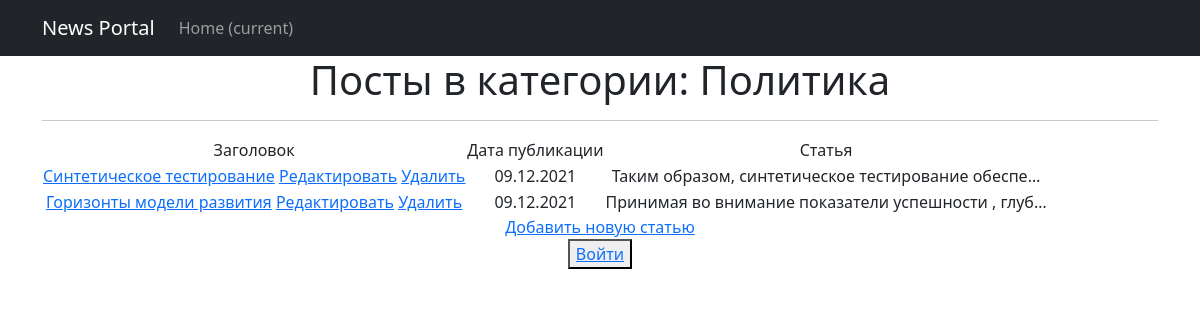
The app's page /news/category/1 with its own data.
### newsportal/models.py (models this page shows, shortened)
class Category(models.Model):
    name = models.CharField(max_length=255, unique=True, verbose_name='Наименование')
    subscribers = models.ManyToManyField(User)

class Post(models.Model):
    header = models.CharField(max_length=255, verbose_name='Заголовок')
    text = models.TextField(verbose_name='Текст статьи')
    rating = models.IntegerField(default=0, verbose_name='Рейтинг')
    type = models.CharField(max_length=2, choices=content_type, verbose_name='Тип')
    date = models.DateTimeField(auto_now_add=True, verbose_name='Дата')
    author = models.ForeignKey(Author, on_delete=models.PROTECT, null=True, verbose_name='Автор')
    category = models.ManyToManyField(Category, through='PostCategory', verbose_name='Категории')

### newsportal/views.py (the view)
# urls.py: path('category/<int:pk>', cache_page(60*5)(PostCategoryView.as_view()), name='post_category'),
class PostCategoryView(ListView):
    model = Post
    template_name = 'posts_category.html'
    context_object_name = 'posts'
    ordering = ['-date']
    paginate_by = 10
    def get_queryset(self):
        id = self.kwargs.get('pk')
        return Post.objects.filter(postcategory__category_id=id)
    def get_context_data(self, **kwargs):
        id = self.kwargs.get('pk')
        context = super().get_context_data(**kwargs)
        context['category'] = Category.objects.get(pk=id).name
        context['category_id'] = id
        context['is_subscribed'] = Category.objects.get(pk=id).subscribers.exists()
        context['is_authenticated'] = self.request.user.is_authenticated
        return context

### newsportal/templatetags/custom_filters.py (called while the page is built)
@register.filter(name='censor')
def censor(value):
    if isinstance(value, str):
        return re.sub('мат1|мат2|мат3', '#@$%', value)
    else:
        raise ValueError('Недопустимый тип в фильтре censor')

### templates/posts_category.html (shortened to what this page needs)
{% extends 'default.html' %}
{% load custom_filters %}
{% block content %}
<h1>Посты в категории: {{ category }}</h1>
<hr>
{% if posts %}
<table>
    <tr>
        <td>
            Заголовок
        </td>
        <td>
            Дата публикации
        </td>
        <td>
            Статья
        </td>
    </tr>
    {% for post in posts %}
    <tr>
        <td>
            <a href="{% url 'post_detail' post.id %}">{{ post.header|censor }}</a>
            <a href="{% url 'post_update' post.id %}"><u>Редактировать</u></a>
            <a href="{% url 'post_delete' post.id %}"><u> Удалить </u></a>
        </td>
        <td>
            {{ post.date|date:'d.m.Y' }}
        </td>
        <td>
            {{ post.text|truncatechars:50|censor}}
        </td>
    </tr>
    {% endfor %}
</table>
{% else %}
<h2>Статьи отсутствуют!</h2>
{% endif %}
<a href="{% url 'post_create' %}">Добавить новую статью</a> <br>
{% if is_authenticated %}
    <button> <a href="{% url 'logout' %}">Выйти</a></button>
{% else %}
   <button> <a href="/accounts/login/">Войти</a></button>
{% endif %}
{% endblock content %}

### records on screen
Category: name "Политика"
Post: header|censor "Cинтетическое тестирование", date "09.12.2021", text|censor "Таким образом, синтетическое тестирование обеспе…"
Post: header|censor "Горизонты модели развития", date "09.12.2021", text|censor "Принимая во внимание показатели успешности , глуб…"
